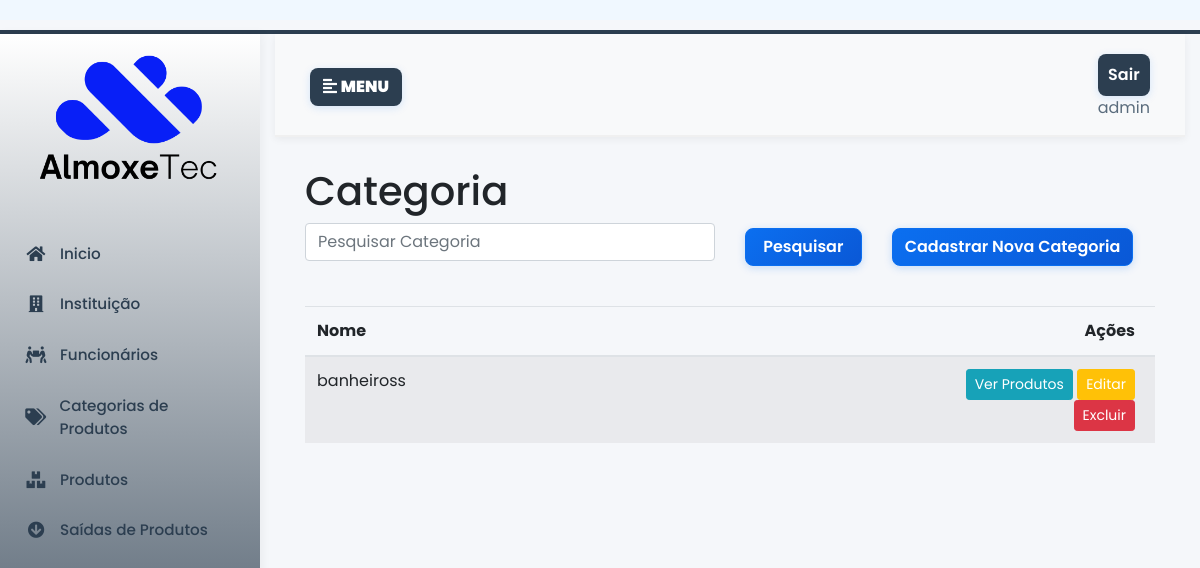
Before: /categoria/ (signed in) with the older database file.
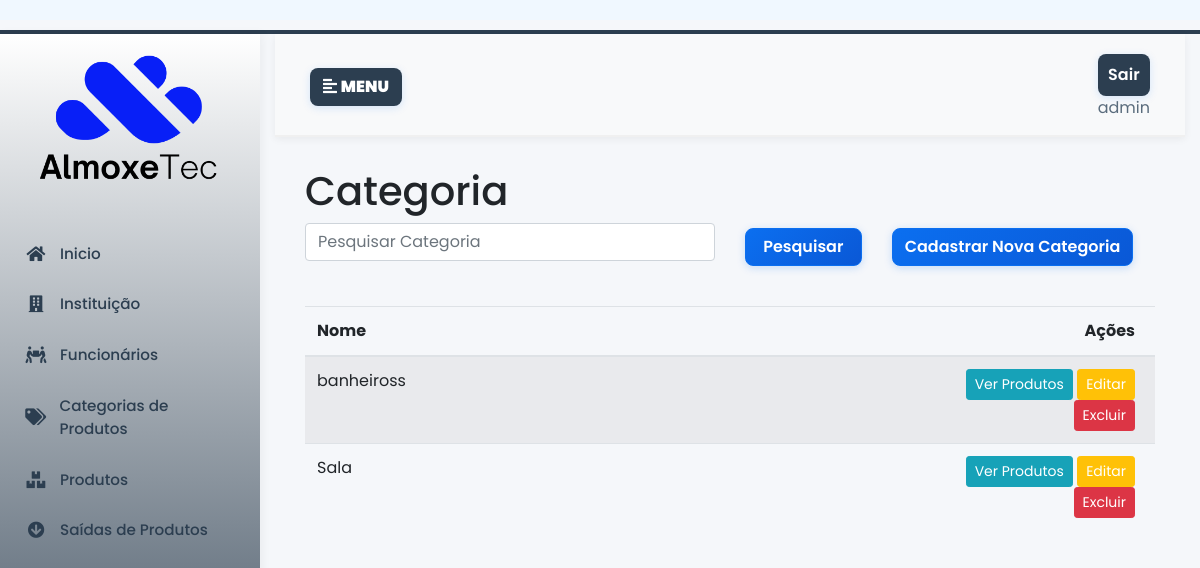
After: the same page with the newer database file.
### almoxarifado/models.py (models this page shows, shortened)
class CategoriaProduto(models.Model):
    produtos = models.ManyToManyField('Produto', related_name='categorias', blank=True)
    nome = models.CharField(max_length=100, unique=True)
    descricao = models.TextField(blank=True)

### almoxarifado/views/categoria.py (the view)
# urls.py: path('categoria/', views.listar_categorias, name='listar_categorias'),
@login_required
def listar_categorias(request):
    q = request.GET.get('q', '').strip()
    categorias = CategoriaProduto.objects.all()
    if q:
        categorias = categorias.filter(Q(nome__icontains=q) | Q(descricao__icontains=q))
    paginator = Paginator(categorias, 10)  # 10 categorias por página
    page_number = request.GET.get('page')
    page_obj = paginator.get_page(page_number)
    return render(request, 'categoria/lista.html', {'categorias': page_obj, 'page_obj': page_obj})

### almoxarifado/templates/categoria/lista.html (shortened to what this page needs)
{% extends 'base.html' %} {% load static %}
{% block content %}
<h1>Categoria</h1>
<div>
  <form method="get">
    <div class="row mb-4">
      <div class="col-md-6 mb-2">
        <input type="text" name="q" class="form-control" placeholder="Pesquisar Categoria"
          value="{{ request.GET.q  }}" />
      </div>
      <div class="col-lg-2 mb-3">
        <button type="submit" class="btn btn-primary colorprimarybtn">
          Pesquisar
        </button>
      </div>
      <div class="col-lg-3 mb-3">
        <a href="{% url 'add_categoria' %}" class="btn btn-primary colorprimarybtn">Cadastrar Nova Categoria</a>
      </div>
    </div>
  </form>
  <table class="table table-striped" style="width: 100%; margin-right: 20px;">
    <thead>
      <tr>
        <th style="width: 70%; padding-right: 20px;">Nome</th>
        <th style="width: 30%; text-align: right; padding-right: 20px;">Ações</th>
      </tr>
    </thead>
    <tbody>
      {% for categoria in categorias %}
      <tr>
        <td style="width: 70%; padding-right: 20px;">{{ categoria.nome }}</td>
        <td style="width: 30%; text-align: right; padding-right: 20px;">
          <a href="{% url 'categoria_produto' categoria.id %}" class="btn btn-sm btn-info">Ver Produtos</a>
          <a href="{% url 'editar-categoria' categoria.pk%}" class="btn btn-sm btn-warning">Editar</a>
          <a href="{% url 'excluir-categoria' categoria.pk %}" class="btn btn-sm btn-danger"
            onclick="return confirm('Tem certeza que deseja excluir a categoria: {{ categoria.nome }}?')">Excluir</a>
        </td>
      </tr>
      {% empty %}
      <tr>
        <td colspan="2" class="text-center">
          Nenhuma categoria cadastrada
        </td>
      </tr>
      {% endfor %}
    </tbody>
  </table>
</div>
{% endblock content %}

Changed rows visible on the page:
added CategoriaProduto: nome "Sala"
